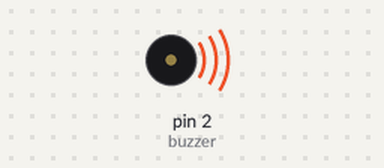
This sketch was run on a simulated Arduino Uno, built with avr-gcc and run on an emulated ATmega328P. On the bench: buzzer (waves = sounding).

Above: at 0.2 s.
Timing chart, 0 to 4.6 s (numbered marks = the images above):
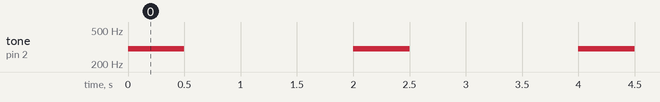

The sketch:

Buzzer.ino
```cpp
//Definir el pin de buzzer
const int buzzer = 2; //Pin Buzzer (Digital 2)

void setup() {
  pinMode(buzzer, OUTPUT); //Se define el buzzer como OUTPUT

}

void loop() {
  tone(buzzer, 300, 500); //Tono del buzzer (300 frecuencia, duración 500)
  delay(2000); //Espera 2 segundos
  noTone(buzzer); //Se para el tono
}
```

Measured:
- by itself, tone on pin 2 (buzzer): alternates 300 Hz for 0.50 s and silent for 1.5 s
